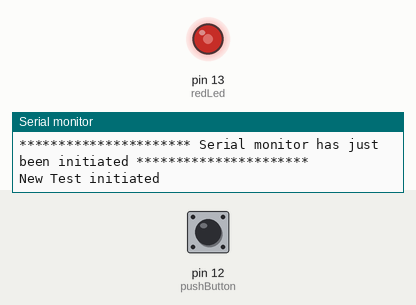
Recording of a sketch running on a simulated Arduino Uno, built with avr-gcc and run on an emulated ATmega328P. Shown: output pins drawn as LEDs (lit = HIGH), the last lines printed to the serial monitor. Inputs (shaded band) come from the test bench; at power-on: pin 12 (pushButton) LOW.

Above: at 1.8 s.
1.9 s: pin 12 (pushButton) pulled HIGH for 3.2 s
8.1 s: pin 12 (pushButton) pulled HIGH for 0.15 s
At 8.6 s:
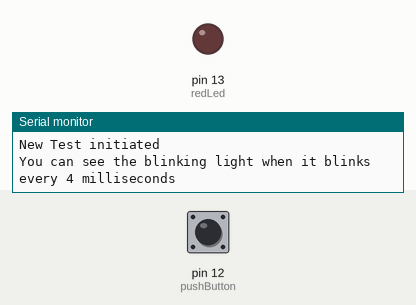
9.7 s: pin 12 (pushButton) pulled HIGH for 1 s
Timing chart, 0 to 19.2 s (numbered marks = the images above; inputs shaded):
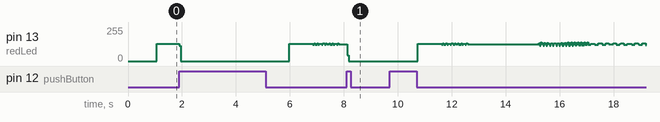

Measured:
- after the input at 8.1 s, pin 13 (redLed): 127/255 → 0/255 at once

The sketch:

SpeedyBlinker.ino
```cpp
/*
 * Purpose and usage:
 * Blinks a LED connected to pin 13
 * while varying the duration of on/off time
 * when user presses the button at pin 12, serial monitor will output the result
 * for re-testing just press the button again (or you can also press the Arduino reset button)
 */

const int redLed = 13;
const int pushButton = 12;
int buttonState;

void setup()
{
  pinMode(redLed, OUTPUT);
  pinMode(pushButton, INPUT);
  buttonState = 0;

  // getting serial monitor ready for user interaction purposes
  Serial.begin(9600);
  Serial.println("********************** Serial monitor has just been initiated **********************");
}

void loop()
{
  delay(1000);

  // advise the user the test has begun
  Serial.println("New Test initiated");

  // try from 1ms up to 100ms delay in steps of one
  for(int delayTime = 1; delayTime <= 100; delayTime++)
  {
    // blink 150 times during each try
    for(int k = 0; k <= 149; k++)
    {
      buttonState = digitalRead(pushButton);
      blinkRedLed(delayTime);

      // when the user decides he can see the LED blinking he'll push the button
      if (buttonState == HIGH)
      {
        // output the results
        Serial.print("You can see the blinking light when it blinks every ");
        Serial.print(delayTime);
        Serial.println(" milliseconds");
        testEnded();
        return;
      }
    }
  }
  // wait 5 seconds before re-testing (in case the user never pressed the button)
  delay(5000);
}

void blinkRedLed(int delayTime)
{
  digitalWrite(redLed, HIGH);
  delay(delayTime);
  digitalWrite(redLed, LOW);
  delay(delayTime);
}

void testEnded(void)
{
  delay(1000);
  /*
   *  user will press the button after the test has ended
   *  if it is the case that he wants to take another test
   */
  while (true)
  {
    buttonState = digitalRead(pushButton);
    if (buttonState == HIGH)
    {
      buttonState = 0;
      break;
    }
    else
    {
      continue;
    }
  }
  return;
}
```
